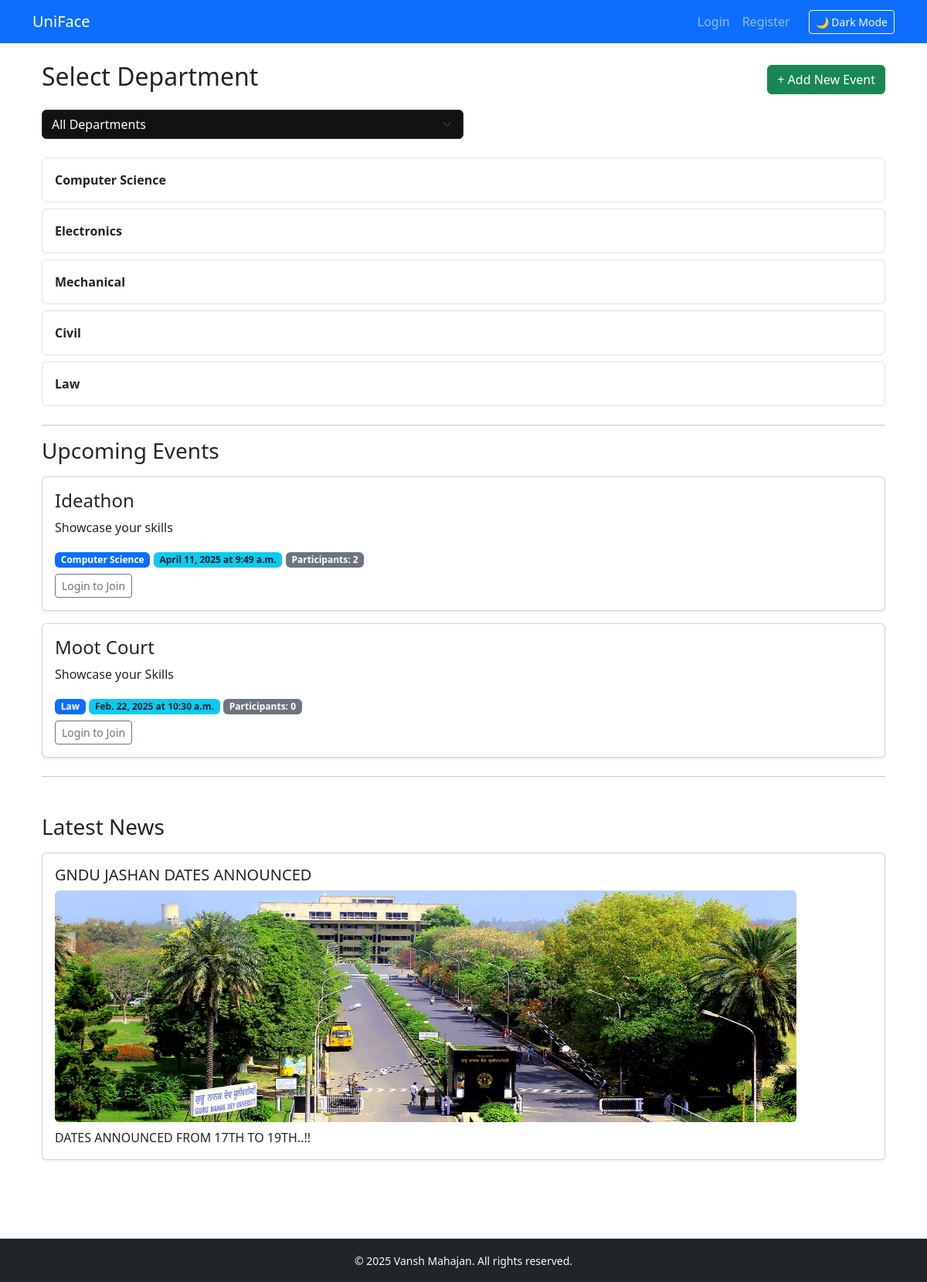
The page / on the database its author committed.
### core/models.py (models this page shows, shortened)
class Department(models.Model):
    name = models.CharField(max_length=100, unique=True)
    description = models.TextField(blank=True)
    email = models.EmailField(blank=True, null=True)
    followers = models.ManyToManyField(User,related_name='followed_departments', blank=True)

class Event(models.Model):
    department = models.ForeignKey(Department, on_delete=models.CASCADE)
    title = models.CharField(max_length=255)
    description = models.TextField()
    date = models.DateField()
    time = models.TimeField()
    created_by = models.ForeignKey(User, on_delete=models.CASCADE, null=True, blank=True)
    participants = models.ManyToManyField(User, related_name='joined_events', blank=True)
    attendees = models.ManyToManyField(User, related_name='event_rsvps', blank=True)

class News(models.Model):
    department = models.ForeignKey(Department, on_delete=models.CASCADE)
    title = models.CharField(max_length=200)
    content = models.TextField()
    image = models.ImageField(upload_to='news_images/', null=True, blank=True)
    content = models.TextField()
    posted_by = models.ForeignKey(User, on_delete=models.SET_NULL, null=True)
    created_at = models.DateTimeField(auto_now_add=True)

### core/views.py (the view)
# urls.py: path('', views.home, name='home'),
def home(request):
    departments = Department.objects.all()
    selected_department = request.GET.get('department')
    events = Event.objects.all()
    news = News.objects.all()
    if selected_department:
        events = events.filter(department__id=selected_department)
        news = news.filter(department__id=selected_department)
    return render(request, 'core/home.html', {
        'departments': departments,
        'events': events,
        'news': news,
        'selected_department': selected_department
    })

### core/templates/core/home.html (shortened to what this page needs)
{% extends 'core/base.html' %}
{% block content %}
<div class="container mt-4">
    <div class="d-flex justify-content-between align-items-center mb-3">
        <h2>Select Department</h2>
        <a href="{% url 'add_event' %}" class="btn btn-success">+ Add New Event</a>
    </div>
    <form method="get" class="mb-4">
        <div class="input-group w-50">
            <select name="department" class="form-select" onchange="this.form.submit()">
                <option value="">All Departments</option>
            </select>
        </div>
    </form>
    {% for dept in departments %}
        <div class="d-flex justify-content-between align-items-center mb-2 border p-3 rounded">
            <strong>{{ dept.name }}</strong>
        </div>
    {% endfor %}
    <hr class="mt-4"/>
    <h3 class="mb-3">Upcoming Events</h3>
    {% for event in events %}
        <div class="card mb-3 shadow-sm">
            <div class="card-body">
                <h4 class="card-title">{{ event.title }}</h4>
                <p class="card-text">{{ event.description }}</p>
                <div class="mb-2">
                    <span class="badge bg-primary">{{ event.department.name }}</span>
                    <span class="badge bg-info text-dark">{{ event.date }} at {{ event.time }}</span>
                    <span class="badge bg-secondary">Participants: {{ event.participants.count }}</span>
                </div>
                {% if user.is_authenticated %}
                    {% if user in event.participants.all %}
                        <a href="{% url 'leave_event' event.id %}" class="btn btn-danger btn-sm">Leave Event</a>
                    {% else %}
                        <a href="{% url 'join_event' event.id %}" class="btn btn-primary btn-sm">Join Event</a>
                    {% endif %}
                {% else %}
                    <a href="{% url 'login' %}" class="btn btn-outline-secondary btn-sm">Login to Join</a>
                {% endif %}
            </div>
        </div>
    {% empty %}
        <p class="text-muted">No upcoming events for this department.</p>
    {% endfor %}
    <hr class="mt-4"/>
    <h3 class="mt-5 mb-3">Latest News</h3>
    {% for item in news %}
        <div class="card mb-2 shadow-sm">
            <div class="card-body">
                <h5 class="card-title">{{ item.title }}</h5>
                {% if item.image %}
                     <img src="{{ item.image.url }}" alt="News Image" class="img-fluid rounded mb-2" style="max-height: 300px;">
                {% else %}
                    <p class="text-muted">No image uploaded.</p>
                {% endif %}
                <div style="max-height: 500px; overflow-y: auto;">
                    <p class="card-text">{{ item.content }}</p>
                </div>
            </div>
        </div>
    {% empty %}
        <p class="text-muted">No news found for this department.</p>
    {% endfor %}
</div>
{% endblock %}

### core/templates/core/base.html (style rules this page uses)
.form-control, .form-select { background-color: #121212; color: #ffffff; border-color: #333; }

### rows shown on the page
Department: name "Computer Science"
Department: name "Electronics"
Department: name "Mechanical"
Department: name "Civil"
Department: name "Law"
Event: title "Ideathon", description "Showcase your skills", department.name "Computer Science", date "April 11, 2025", time "9:49 a.m.", participants.count "2"
Event: title "Moot Court", description "Showcase your Skills", department.name "Law", date "Feb. 22, 2025", time "10:30 a.m.", participants.count "0"
News: title "GNDU JASHAN DATES ANNOUNCED", image (picture), content "DATES ANNOUNCED FROM 17TH TO 19TH..!!"
